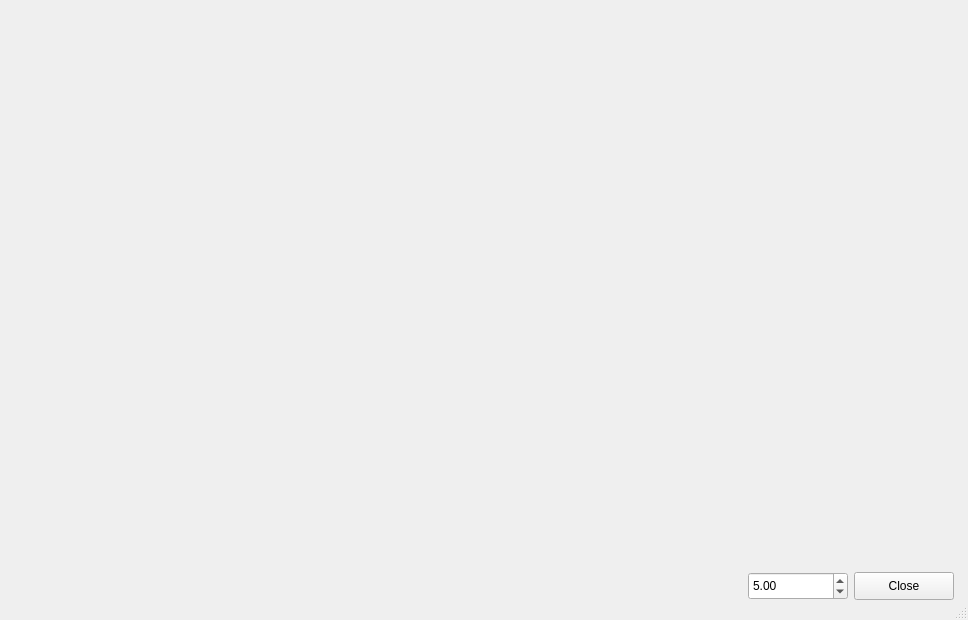
<?xml version="1.0" encoding="UTF-8"?>
<ui version="4.0">
 <class>VtkViewerDialog</class>
 <widget class="QDialog" name="VtkViewerDialog">
  <property name="geometry">
   <rect>
    <x>0</x>
    <y>0</y>
    <width>968</width>
    <height>620</height>
   </rect>
  </property>
  <property name="windowTitle">
   <string>Viewer</string>
  </property>
  <property name="windowIcon">
   <iconset resource="images/SyntheticSeisApp.qrc">
    <normaloff>:/appIco</normaloff>:/appIco</iconset>
  </property>
  <property name="sizeGripEnabled">
   <bool>true</bool>
  </property>
  <layout class="QVBoxLayout" name="verticalLayout">
   <item>
    <widget class="QVTKOpenGLNativeWidget" name="vtkWidget" native="true">
     <property name="sizePolicy">
      <sizepolicy hsizetype="Expanding" vsizetype="Expanding">
       <horstretch>0</horstretch>
       <verstretch>0</verstretch>
      </sizepolicy>
     </property>
     <property name="minimumSize">
      <size>
       <width>0</width>
       <height>100</height>
      </size>
     </property>
    </widget>
   </item>
   <item>
    <widget class="QWidget" name="buttonBoxWidget" native="true">
     <property name="sizePolicy">
      <sizepolicy hsizetype="Expanding" vsizetype="Fixed">
       <horstretch>0</horstretch>
       <verstretch>0</verstretch>
      </sizepolicy>
     </property>
     <layout class="QFormLayout" name="formLayout">
      <property name="formAlignment">
       <set>Qt::AlignRight|Qt::AlignTrailing|Qt::AlignVCenter</set>
      </property>
      <item row="0" column="1">
       <widget class="QToolButton" name="closeToolButton">
        <property name="minimumSize">
         <size>
          <width>100</width>
          <height>28</height>
         </size>
        </property>
        <property name="text">
         <string>Close</string>
        </property>
       </widget>
      </item>
      <item row="0" column="0">
       <widget class="QDoubleSpinBox" name="zoomZDoubleSpinBox">
        <property name="minimumSize">
         <size>
          <width>100</width>
          <height>28</height>
         </size>
        </property>
        <property name="maximum">
         <double>999.990000000000009</double>
        </property>
        <property name="value">
         <double>5.000000000000000</double>
        </property>
       </widget>
      </item>
     </layout>
    </widget>
   </item>
  </layout>
 </widget>
 <customwidgets>
  <customwidget>
   <class>QVTKOpenGLNativeWidget</class>
   <extends>QWidget</extends>
   <header location="global">QVTKOpenGLNativeWidget.h</header>
   <container>1</container>
  </customwidget>
 </customwidgets>
 <resources>
  <include location="images/SyntheticSeisApp.qrc"/>
 </resources>
 <connections>
  <connection>
   <sender>closeToolButton</sender>
   <signal>clicked()</signal>
   <receiver>VtkViewerDialog</receiver>
   <slot>reject()</slot>
   <hints>
    <hint type="sourcelabel">
     <x>876</x>
     <y>585</y>
    </hint>
    <hint type="destinationlabel">
     <x>962</x>
     <y>429</y>
    </hint>
   </hints>
  </connection>
 </connections>
</ui>
